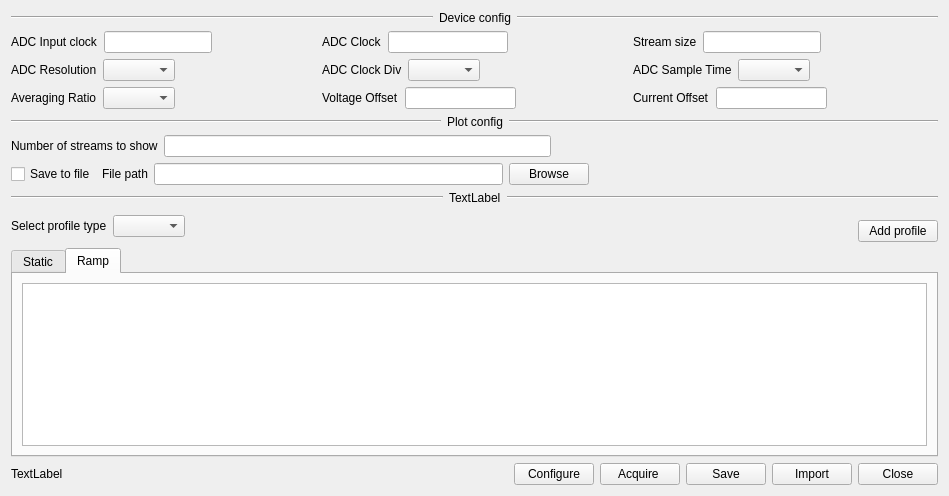
<?xml version="1.0" encoding="UTF-8"?>
<ui version="4.0">
 <class>AdvanceConfigurationWnd</class>
 <widget class="QWidget" name="AdvanceConfigurationWnd">
  <property name="geometry">
   <rect>
    <x>0</x>
    <y>0</y>
    <width>949</width>
    <height>496</height>
   </rect>
  </property>
  <property name="windowTitle">
   <string>Form</string>
  </property>
  <layout class="QVBoxLayout" name="verticalLayout_2">
   <item>
    <layout class="QVBoxLayout" name="verticalLayout">
     <item>
      <layout class="QVBoxLayout" name="verticalLayout_5">
       <item>
        <layout class="QHBoxLayout" name="horizontalLayout_33">
         <item>
          <widget class="Line" name="line_2">
           <property name="orientation">
            <enum>Qt::Horizontal</enum>
           </property>
          </widget>
         </item>
         <item>
          <widget class="QLabel" name="label_23">
           <property name="sizePolicy">
            <sizepolicy hsizetype="Fixed" vsizetype="Fixed">
             <horstretch>0</horstretch>
             <verstretch>0</verstretch>
            </sizepolicy>
           </property>
           <property name="text">
            <string>Device config</string>
           </property>
          </widget>
         </item>
         <item>
          <widget class="Line" name="line">
           <property name="sizePolicy">
            <sizepolicy hsizetype="Minimum" vsizetype="Fixed">
             <horstretch>0</horstretch>
             <verstretch>0</verstretch>
            </sizepolicy>
           </property>
           <property name="orientation">
            <enum>Qt::Horizontal</enum>
           </property>
          </widget>
         </item>
        </layout>
       </item>
       <item>
        <layout class="QHBoxLayout" name="horizontalLayout_17">
         <item>
          <layout class="QHBoxLayout" name="horizontalLayout_18">
           <item>
            <widget class="QLabel" name="label_11">
             <property name="text">
              <string>ADC Input clock</string>
             </property>
            </widget>
           </item>
           <item>
            <widget class="QLineEdit" name="lineEdit_11"/>
           </item>
           <item>
            <spacer name="horizontalSpacer_12">
             <property name="orientation">
              <enum>Qt::Horizontal</enum>
             </property>
             <property name="sizeHint" stdset="0">
              <size>
               <width>40</width>
               <height>20</height>
              </size>
             </property>
            </spacer>
           </item>
          </layout>
         </item>
         <item>
          <layout class="QHBoxLayout" name="horizontalLayout_19">
           <item>
            <widget class="QLabel" name="label_12">
             <property name="text">
              <string>ADC Clock</string>
             </property>
            </widget>
           </item>
           <item>
            <widget class="QLineEdit" name="lineEdit_12"/>
           </item>
           <item>
            <spacer name="horizontalSpacer_13">
             <property name="orientation">
              <enum>Qt::Horizontal</enum>
             </property>
             <property name="sizeHint" stdset="0">
              <size>
               <width>40</width>
               <height>20</height>
              </size>
             </property>
            </spacer>
           </item>
          </layout>
         </item>
         <item>
          <layout class="QHBoxLayout" name="horizontalLayout_36">
           <item>
            <widget class="QLabel" name="label_24">
             <property name="text">
              <string>Stream size</string>
             </property>
            </widget>
           </item>
           <item>
            <widget class="QLineEdit" name="lineEdit_19"/>
           </item>
           <item>
            <spacer name="horizontalSpacer_26">
             <property name="orientation">
              <enum>Qt::Horizontal</enum>
             </property>
             <property name="sizeHint" stdset="0">
              <size>
               <width>40</width>
               <height>20</height>
              </size>
             </property>
            </spacer>
           </item>
          </layout>
         </item>
        </layout>
       </item>
       <item>
        <layout class="QHBoxLayout" name="horizontalLayout_20">
         <item>
          <layout class="QHBoxLayout" name="horizontalLayout_23">
           <item>
            <widget class="QLabel" name="label_15">
             <property name="text">
              <string>ADC Resolution</string>
             </property>
            </widget>
           </item>
           <item>
            <widget class="QComboBox" name="comboBox_3"/>
           </item>
           <item>
            <spacer name="horizontalSpacer_16">
             <property name="orientation">
              <enum>Qt::Horizontal</enum>
             </property>
             <property name="sizeHint" stdset="0">
              <size>
               <width>40</width>
               <height>20</height>
              </size>
             </property>
            </spacer>
           </item>
          </layout>
         </item>
         <item>
          <layout class="QHBoxLayout" name="horizontalLayout_22">
           <item>
            <widget class="QLabel" name="label_14">
             <property name="text">
              <string>ADC Clock Div</string>
             </property>
            </widget>
           </item>
           <item>
            <widget class="QComboBox" name="comboBox_2"/>
           </item>
           <item>
            <spacer name="horizontalSpacer_15">
             <property name="orientation">
              <enum>Qt::Horizontal</enum>
             </property>
             <property name="sizeHint" stdset="0">
              <size>
               <width>40</width>
               <height>20</height>
              </size>
             </property>
            </spacer>
           </item>
          </layout>
         </item>
         <item>
          <layout class="QHBoxLayout" name="horizontalLayout_21">
           <item>
            <widget class="QLabel" name="label_13">
             <property name="text">
              <string>ADC Sample Time</string>
             </property>
            </widget>
           </item>
           <item>
            <widget class="QComboBox" name="comboBox"/>
           </item>
           <item>
            <spacer name="horizontalSpacer_14">
             <property name="orientation">
              <enum>Qt::Horizontal</enum>
             </property>
             <property name="sizeHint" stdset="0">
              <size>
               <width>40</width>
               <height>20</height>
              </size>
             </property>
            </spacer>
           </item>
          </layout>
         </item>
        </layout>
       </item>
       <item>
        <layout class="QHBoxLayout" name="horizontalLayout_24">
         <item>
          <layout class="QHBoxLayout" name="horizontalLayout_25">
           <item>
            <widget class="QLabel" name="label_16">
             <property name="text">
              <string>Averaging Ratio</string>
             </property>
            </widget>
           </item>
           <item>
            <widget class="QComboBox" name="comboBox_4"/>
           </item>
           <item>
            <spacer name="horizontalSpacer_19">
             <property name="orientation">
              <enum>Qt::Horizontal</enum>
             </property>
             <property name="sizeHint" stdset="0">
              <size>
               <width>40</width>
               <height>20</height>
              </size>
             </property>
            </spacer>
           </item>
          </layout>
         </item>
         <item>
          <layout class="QHBoxLayout" name="horizontalLayout_27">
           <item>
            <widget class="QLabel" name="label_17">
             <property name="text">
              <string>Voltage Offset</string>
             </property>
            </widget>
           </item>
           <item>
            <widget class="QLineEdit" name="lineEdit_13"/>
           </item>
           <item>
            <spacer name="horizontalSpacer_17">
             <property name="orientation">
              <enum>Qt::Horizontal</enum>
             </property>
             <property name="sizeHint" stdset="0">
              <size>
               <width>40</width>
               <height>20</height>
              </size>
             </property>
            </spacer>
           </item>
          </layout>
         </item>
         <item>
          <layout class="QHBoxLayout" name="horizontalLayout_26">
           <item>
            <widget class="QLabel" name="label_18">
             <property name="text">
              <string>Current Offset</string>
             </property>
            </widget>
           </item>
           <item>
            <widget class="QLineEdit" name="lineEdit_14"/>
           </item>
           <item>
            <spacer name="horizontalSpacer_18">
             <property name="orientation">
              <enum>Qt::Horizontal</enum>
             </property>
             <property name="sizeHint" stdset="0">
              <size>
               <width>40</width>
               <height>20</height>
              </size>
             </property>
            </spacer>
           </item>
          </layout>
         </item>
        </layout>
       </item>
      </layout>
     </item>
     <item>
      <layout class="QVBoxLayout" name="verticalLayout_6">
       <item>
        <layout class="QHBoxLayout" name="horizontalLayout_39">
         <item>
          <widget class="Line" name="line_4">
           <property name="sizePolicy">
            <sizepolicy hsizetype="Minimum" vsizetype="Fixed">
             <horstretch>0</horstretch>
             <verstretch>0</verstretch>
            </sizepolicy>
           </property>
           <property name="orientation">
            <enum>Qt::Horizontal</enum>
           </property>
          </widget>
         </item>
         <item>
          <widget class="QLabel" name="label_27">
           <property name="sizePolicy">
            <sizepolicy hsizetype="Fixed" vsizetype="Fixed">
             <horstretch>0</horstretch>
             <verstretch>0</verstretch>
            </sizepolicy>
           </property>
           <property name="text">
            <string>Plot config</string>
           </property>
          </widget>
         </item>
         <item>
          <widget class="Line" name="line_3">
           <property name="orientation">
            <enum>Qt::Horizontal</enum>
           </property>
          </widget>
         </item>
        </layout>
       </item>
       <item>
        <layout class="QHBoxLayout" name="horizontalLayout_35">
         <item>
          <layout class="QHBoxLayout" name="horizontalLayout_40">
           <item>
            <widget class="QLabel" name="label_28">
             <property name="text">
              <string>Number of streams to show</string>
             </property>
            </widget>
           </item>
           <item>
            <widget class="QLineEdit" name="lineEdit_18"/>
           </item>
           <item>
            <spacer name="horizontalSpacer_24">
             <property name="orientation">
              <enum>Qt::Horizontal</enum>
             </property>
             <property name="sizeHint" stdset="0">
              <size>
               <width>40</width>
               <height>20</height>
              </size>
             </property>
            </spacer>
           </item>
          </layout>
         </item>
        </layout>
       </item>
       <item>
        <layout class="QHBoxLayout" name="horizontalLayout_34">
         <item>
          <layout class="QHBoxLayout" name="horizontalLayout_38">
           <item>
            <widget class="QCheckBox" name="checkBox_2">
             <property name="text">
              <string>Save to file</string>
             </property>
            </widget>
           </item>
           <item>
            <widget class="QLabel" name="label_25">
             <property name="text">
              <string>File path</string>
             </property>
            </widget>
           </item>
           <item>
            <widget class="QLineEdit" name="lineEdit_17"/>
           </item>
           <item>
            <widget class="QPushButton" name="pushButton_5">
             <property name="text">
              <string>Browse</string>
             </property>
            </widget>
           </item>
           <item>
            <spacer name="horizontalSpacer_25">
             <property name="orientation">
              <enum>Qt::Horizontal</enum>
             </property>
             <property name="sizeHint" stdset="0">
              <size>
               <width>40</width>
               <height>20</height>
              </size>
             </property>
            </spacer>
           </item>
          </layout>
         </item>
        </layout>
       </item>
      </layout>
     </item>
     <item>
      <layout class="QVBoxLayout" name="loadprofilerVerl">
       <property name="sizeConstraint">
        <enum>QLayout::SetMaximumSize</enum>
       </property>
       <item>
        <layout class="QHBoxLayout" name="horizontalLayout_37">
         <item>
          <widget class="Line" name="line_6">
           <property name="orientation">
            <enum>Qt::Horizontal</enum>
           </property>
          </widget>
         </item>
         <item>
          <widget class="QLabel" name="label_26">
           <property name="sizePolicy">
            <sizepolicy hsizetype="Fixed" vsizetype="Fixed">
             <horstretch>0</horstretch>
             <verstretch>0</verstretch>
            </sizepolicy>
           </property>
           <property name="text">
            <string>TextLabel</string>
           </property>
          </widget>
         </item>
         <item>
          <widget class="Line" name="line_5">
           <property name="orientation">
            <enum>Qt::Horizontal</enum>
           </property>
          </widget>
         </item>
        </layout>
       </item>
       <item>
        <layout class="QHBoxLayout" name="loadprofilerVerlAddprofileHorl">
         <item>
          <layout class="QVBoxLayout" name="AddprofileHorlSelectprofileVerl">
           <item>
            <layout class="QHBoxLayout" name="SelectprofileVerlSelectprofileHorl">
             <item>
              <widget class="QLabel" name="selectProfileLabe">
               <property name="text">
                <string>Select profile type</string>
               </property>
              </widget>
             </item>
             <item>
              <widget class="QComboBox" name="selectProfileComb"/>
             </item>
             <item>
              <spacer name="selectProfileHorl">
               <property name="orientation">
                <enum>Qt::Horizontal</enum>
               </property>
               <property name="sizeHint" stdset="0">
                <size>
                 <width>0</width>
                 <height>0</height>
                </size>
               </property>
              </spacer>
             </item>
            </layout>
           </item>
           <item>
            <layout class="QHBoxLayout" name="SelectprofileVerlProfileconfigurationHorl"/>
           </item>
          </layout>
         </item>
         <item>
          <layout class="QHBoxLayout" name="horizontalLayout">
           <item>
            <spacer name="horizontalSpacer">
             <property name="orientation">
              <enum>Qt::Horizontal</enum>
             </property>
             <property name="sizeType">
              <enum>QSizePolicy::Minimum</enum>
             </property>
             <property name="sizeHint" stdset="0">
              <size>
               <width>0</width>
               <height>0</height>
              </size>
             </property>
            </spacer>
           </item>
          </layout>
         </item>
         <item>
          <layout class="QVBoxLayout" name="verticalLayout_8">
           <item>
            <spacer name="verticalSpacer_3">
             <property name="orientation">
              <enum>Qt::Vertical</enum>
             </property>
             <property name="sizeHint" stdset="0">
              <size>
               <width>20</width>
               <height>40</height>
              </size>
             </property>
            </spacer>
           </item>
           <item>
            <widget class="QPushButton" name="pushButton_6">
             <property name="text">
              <string>Add profile</string>
             </property>
            </widget>
           </item>
          </layout>
         </item>
        </layout>
       </item>
       <item>
        <layout class="QHBoxLayout" name="horizontalLayout_42">
         <property name="sizeConstraint">
          <enum>QLayout::SetMaximumSize</enum>
         </property>
         <item>
          <widget class="QTabWidget" name="tabWidget">
           <property name="sizePolicy">
            <sizepolicy hsizetype="Preferred" vsizetype="Maximum">
             <horstretch>0</horstretch>
             <verstretch>0</verstretch>
            </sizepolicy>
           </property>
           <property name="currentIndex">
            <number>1</number>
           </property>
           <widget class="QWidget" name="staticTableTab">
            <attribute name="title">
             <string>Static</string>
            </attribute>
            <layout class="QVBoxLayout" name="verticalLayout_4">
             <item>
              <widget class="QTableWidget" name="staticProfilesTabl">
               <property name="sizePolicy">
                <sizepolicy hsizetype="Expanding" vsizetype="Expanding">
                 <horstretch>0</horstretch>
                 <verstretch>0</verstretch>
                </sizepolicy>
               </property>
              </widget>
             </item>
            </layout>
           </widget>
           <widget class="QWidget" name="rampTableTab">
            <attribute name="title">
             <string>Ramp</string>
            </attribute>
            <layout class="QVBoxLayout" name="verticalLayout_7">
             <item>
              <widget class="QTableWidget" name="rampProfilesTabl"/>
             </item>
            </layout>
           </widget>
          </widget>
         </item>
        </layout>
       </item>
      </layout>
     </item>
     <item>
      <layout class="QVBoxLayout" name="verticalLayout_3">
       <item>
        <spacer name="verticalSpacer">
         <property name="orientation">
          <enum>Qt::Vertical</enum>
         </property>
         <property name="sizeHint" stdset="0">
          <size>
           <width>20</width>
           <height>40</height>
          </size>
         </property>
        </spacer>
       </item>
      </layout>
     </item>
     <item>
      <layout class="QHBoxLayout" name="horizontalLayout_2">
       <item>
        <widget class="QLabel" name="label_19">
         <property name="text">
          <string>TextLabel</string>
         </property>
        </widget>
       </item>
       <item>
        <spacer name="horizontalSpacer_3">
         <property name="orientation">
          <enum>Qt::Horizontal</enum>
         </property>
         <property name="sizeHint" stdset="0">
          <size>
           <width>40</width>
           <height>20</height>
          </size>
         </property>
        </spacer>
       </item>
       <item>
        <widget class="QPushButton" name="pushButton_3">
         <property name="text">
          <string>Configure</string>
         </property>
        </widget>
       </item>
       <item>
        <widget class="QPushButton" name="pushButton_2">
         <property name="text">
          <string>Acquire </string>
         </property>
        </widget>
       </item>
       <item>
        <widget class="QPushButton" name="pushButton_7">
         <property name="text">
          <string>Save</string>
         </property>
        </widget>
       </item>
       <item>
        <widget class="QPushButton" name="pushButton_8">
         <property name="text">
          <string>Import</string>
         </property>
        </widget>
       </item>
       <item>
        <widget class="QPushButton" name="pushButton">
         <property name="text">
          <string>Close</string>
         </property>
        </widget>
       </item>
      </layout>
     </item>
    </layout>
   </item>
  </layout>
 </widget>
 <resources/>
 <connections/>
</ui>
